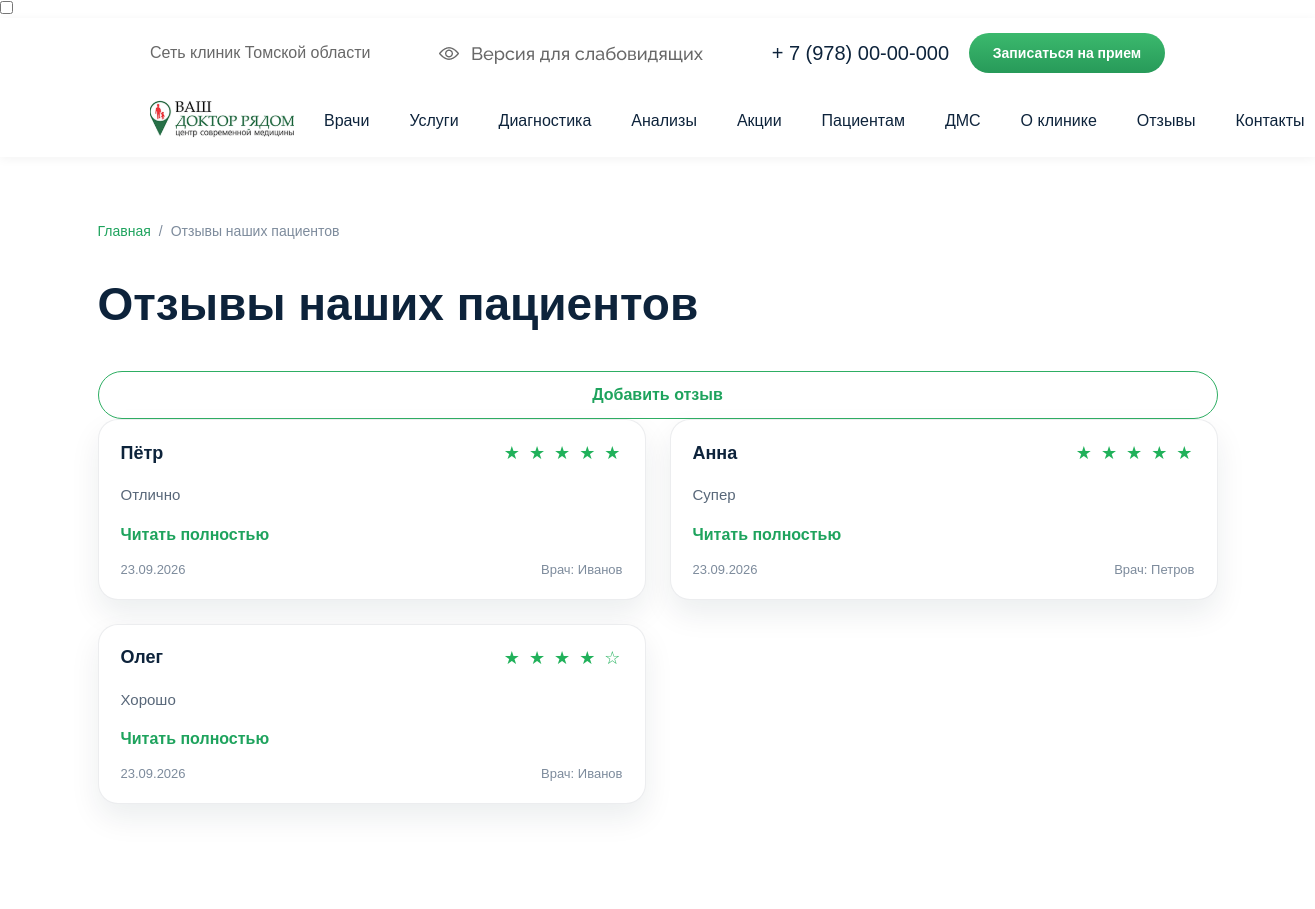
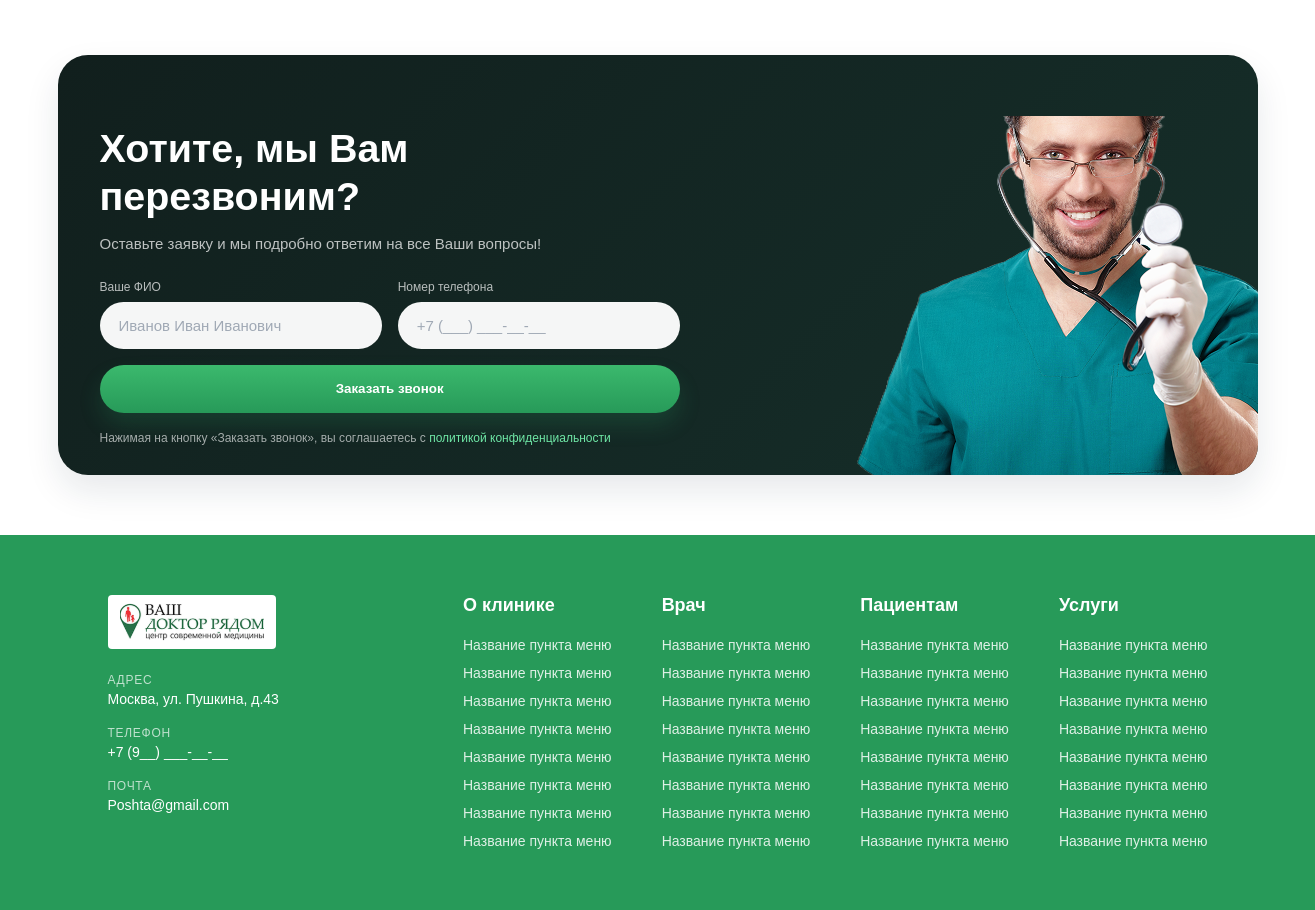
The app's page /reviews/ with its own data (2 pictures, top to bottom).
### clinic/models.py (models this page shows, shortened)
class Review(models.Model):
    full_name = models.CharField(max_length=150)
    age = models.PositiveIntegerField()
    doctor = models.CharField(max_length=150)
    text = models.TextField()
    rating = models.PositiveSmallIntegerField(default=5)
    created_at = models.DateField(auto_now_add=True)
    class Meta:
        verbose_name = 'Отзыв'
        verbose_name_plural = 'Отзывы'
        ordering = ['-created_at']

### clinic/views.py (the view)
# urls.py: path('reviews/', ReviewListView.as_view(), name='reviews'),
class ReviewListView(ListView):
    model = Review
    template_name = 'reviews.html'
    context_object_name = 'page_obj'
    paginate_by = 10
    ordering = ['-created_at']

### templates/reviews.html (shortened to what this page needs)
{% extends "base.html" %}
{% load static %}
{% block content %}
<section class="reviews">
    <div class="container">
        <div class="breadcrumbs">
            <a href="{% url 'home' %}">Главная</a>
            <span>/</span>
            <span>Отзывы наших пациентов</span>
        </div>
        <div style="display:flex;justify-content:space-between;align-items:center;gap:12px;flex-wrap:wrap;">
            <h2 class="reviews-title">
                Отзывы наших пациентов
            </h2>
            <a href="{% url 'review_create' %}" class="btn-outline">Добавить отзыв</a>
        </div>
        <div class="reviews-grid">
            {% for review in page_obj %}
            <div class="review-card">
                <div class="review-header">
                    <h3>{{ review.full_name }}</h3>
                    <div class="stars">
                        {% for i in "12345" %}
                            {% if forloop.counter <= review.rating %}
                                ★
                            {% else %}
                                ☆
                            {% endif %}
                        {% endfor %}
                    </div>
                </div>
                <p class="review-text">
                    {{ review.text|truncatewords:40 }}
                </p>
                <a href="{% url 'review_detail' review.pk %}" class="read-more">
                    Читать полностью
                </a>
                <div class="review-footer">
                    <span>{{ review.created_at|date:"d.m.Y" }}</span>
                    <span>Врач: {{ review.doctor }}</span>
                </div>
            </div>
            {% empty %}
            <p>Пока отзывов нет.</p>
            {% endfor %}
        </div>
        </div>
</section>
<section class="callback-section">
  <div class="callback-container">
    <div class="callback-content">
      <h2 class="callback-title">Хотите, мы Вам перезвоним?</h2>
      <p class="callback-subtitle">Оставьте заявку и мы подробно ответим на все Ваши вопросы!</p>
      <form action="{% url 'save_callback' %}" method="POST" class="callback-form">
        <div class="form-row">
          <div class="input-group">
            <label for="id_name">Ваше ФИО</label>
            <input type="text" id="id_name" name="name" placeholder="Иванов Иван Иванович" required>
          </div>
          <div class="input-group">
            <label for="id_phone">Номер телефона</label>
            <input type="tel" id="id_phone" name="phone" placeholder="+7 (___) ___-__-__" required>
          </div>
        </div>
        <button type="submit" class="callback-btn">Заказать звонок</button>
      </form>
      <p class="callback-policy">
        Нажимая на кнопку «Заказать звонок», вы соглашаетесь с
        <a href="#">политикой конфиденциальности</a>
      </p>
    </div>
    <div class="callback-image">
      <img src="{% static 'images/doctor-with-stethoscope-2021-09-03-02-58-01-utc 1.png' %}" alt="Врач консультант">
    </div>
  </div>
</section>
{% endblock %}

### records on screen
Review: full_name "Пётр", rating 5 (drawn), text "Отлично", created_at "23.09.2026", doctor "Иванов"
Review: full_name "Анна", rating 5 (drawn), text "Супер", created_at "23.09.2026", doctor "Петров"
Review: full_name "Олег", rating 4 (drawn), text "Хорошо", created_at "23.09.2026", doctor "Иванов"
